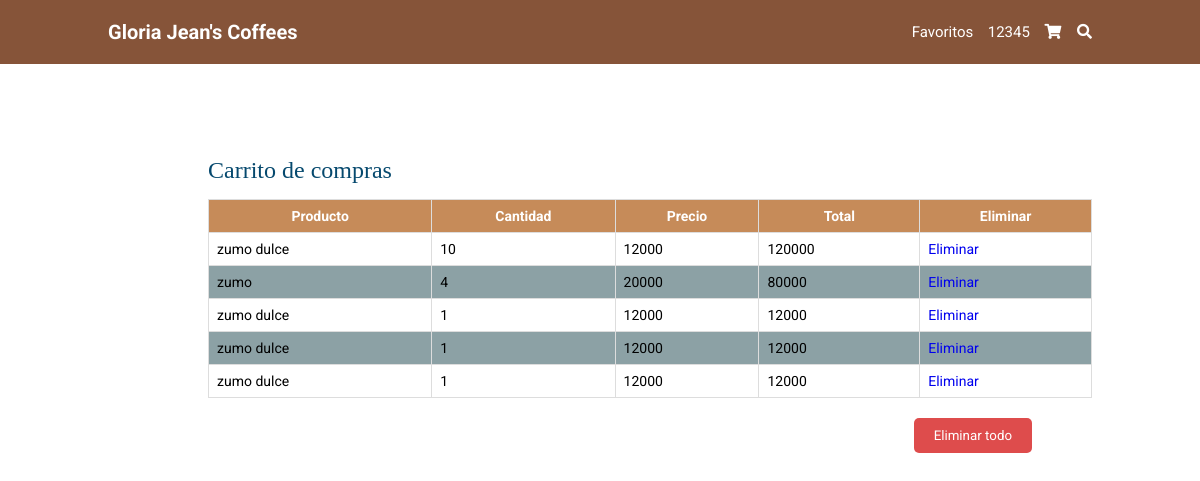
Screenshot of /shopping_car/ (signed in) with the database file from the repository.
### tables this page shows
CREATE TABLE compra (id_compra INTEGER PRIMARY KEY AUTOINCREMENT, id_usuario INTEGER REFERENCES usuario (id_usuario), cod_plato INTEGER REFERENCES plato (cod_plato), cantidad INTEGER NOT NULL DEFAULT (1), precio DECIMAL DEFAULT (0) NOT NULL, total DECIMAL DEFAULT (0), nombre STRING (50) REFERENCES plato (nombre));

### app.py (the view, shortened to what this page needs)
@app.route("/shopping_car/",methods=['GET', 'POST'])
def shopping_car():
    param = request.args.get('cod_plato')
    sql = f"SELECT id_compra, nombre, cantidad, precio, total FROM compra WHERE id_usuario=(SELECT id_usuario FROM usuario WHERE user='{session['user']}')"
    resS = seleccion(sql)
    if('user' in session):
        return render_template('shopping_car.html', res = resS)
    else:
        return render_template('shopping_car.html')

### conexion.py (called while the page is built)
def seleccion(sql) -> list:
    try:
        with sqlite3.connect(URL_DB) as con:
            cur = con.cursor()
            res = cur.execute(sql).fetchall()
    except Exception:
        res = None
    return res

### templates/shopping_car.html
{% extends 'base.html' %}
{% block cuerpo %}
    <section class="Gshopping">
        <div class="tabla"><br><br>
          <h1 class="label-titulos">Carrito de compras</h1><br>
              <table >
                  <tr>
                    <th>Producto</th>
                    <th>Cantidad</th>
                    <th>Precio</th>
                    <th>Total</th>
                    <th>Eliminar</th>
                  </tr>
                   {% for i in res %}
                  <tr>
                    <td>{{i[1]}}</td>
                    <td>{{i[2]}}</td>
                    <td>{{i[3]}}</td>
                    <td>{{i[4]}}</td>
                    <td class="delete-one"> <a href='/shopping_car/?id_compra={{i[0]}}'>Eliminar</a></td>
                  </tr>
                  {% endfor %}
                </table>
                <div class="btn-delete">
                  <a href="/delete_all"><input type="submit" value="Eliminar todo"></a>
              </div>
          </div>
    </section>
{% endblock %}

### static/css/style.css (style rules this page uses)
:root { --marron: #865439; --marronclaro: #c68b59; }
* { border: 0; box-sizing: border-box; font-family: "Roboto", sans-serif; padding: 0; margin: 0; transition: all 0.2s linear; text-decoration: none; list-style: none; outline: none; }
html { font-size: 62.5%; overflow-x: hidden; scroll-behavior: smooth; scroll-padding-top: 6rem; }
section { padding: 2rem 9%; }
.label-titulos { font-family: Poppins; font-style: normal; font-weight: normal; font-size: 24px; line-height: 36px; margin-top: 50PX; color: #06496E; }
.tabla { padding: 2rem 9%; width: 100%; margin-left: 100px; }
table { font-family: arial, sans-serif; border-collapse: collapse; width: 100%; margin-bottom: 2rem; }
td, th { border: 1px solid #dddddd; text-align: left; padding: 8px; }
td { font-size: 14px; color: #000; }
th { background-color: var(--marronclaro); text-align: center; font-size: 14px; }
tr:nth-child(odd) { background-color: #8CA1A5; }
.Gshopping { padding: 2rem 0%; width: 100%; position: absolute; top:40px; color: #ffffff; display: flex; align-items: center; }
.btn-delete input[type="submit"] { position: absolute; right:138px; background: #DE4C4C; color: #ffffff; padding: 1rem 2rem; margin-right: 3rem; cursor: pointer; border-radius: 5px; }
.delete-one { text-decoration: none; color: #FFCD29; cursor: pointer; }

### rows the page displays
compra: nombre "zumo dulce", cantidad "10", precio "12000", total "120000"
compra: nombre "zumo", cantidad "4", precio "20000", total "80000"
compra: nombre "zumo dulce", cantidad "1", precio "12000", total "12000"
compra: nombre "zumo dulce", cantidad "1", precio "12000", total "12000"
compra: nombre "zumo dulce", cantidad "1", precio "12000", total "12000"

### other values shown
{{ session['user'] }} "12345"
